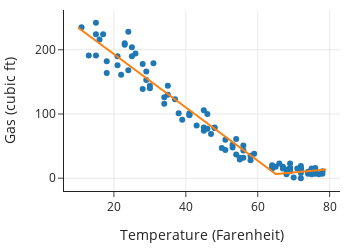

This figure's notebook cell:
### Code cell
fig = px.scatter(
    heat_df, x="temp", y="ccf",
    labels={"temp": "Temperature (Farenheit)", "ccf": "Gas (cubic ft)"},
    width=350, height=250
)

fig.add_trace(go.Scatter(x=Xs["temp"], y=y_hats))

fig.update_layout(showlegend=False)
fig.show()

### Figure 1 — Plotly figure (JSON) as saved in the notebook; plotly's stock layout.template omitted (floating-point values rounded to 4 significant figures)
{"data": [{"hovertemplate": "Temperature (Farenheit)=%{x}<br>Gas (cubic ft)=%{y}<extra></extra>", "legendgroup": "", "marker": {"color": "#1F77B4", "symbol": "circle"}, "mode": "markers", "name": "", "orientation": "v", "showlegend": false, "type": "scatter", "x": [29, 31, 15, 43, 23, 71, 67, 72, 15, 64, 58, 48, 35, 16, 25, 35, 53, 69, 75, 72, 67, 46, 29, 25, 34, 47, 69, 72, 76, 69, 51, 45, 21, 48, 23, 28, 70, 51, 64, 76, 54, 37, 11, 75, 24, 64, 26, 18, 72, 72, 45, 66, 17, 56, 54, 56, 74, 69, 78, 72, 56, 21, 41, 30, 22, 34, 53, 59, 74, 78, 77, 64, 41, 30, 50, 24, 13, 38, 46, 65, 74, 76, 75, 68, 58, 41, 18, 28, 15, 45, 75, 55, 68, 67, 76, 55, 39], "xaxis": "x", "y": [166, 179, 224, 82, 208, 15, 15, 8, 242, 18, 35, 78, 144, 216, 204, 130, 48, 16, 14, 15, 18, 100, 153, 190, 126, 69, 16, 15, 16, 23, 60, 106, 190, 79, 210, 178, 1, 44, 20, 7, 37, 123, 235, 15, 228, 17, 194, 164, 13, 0, 74, 23, 224, 43, 61, 51, 9, 11, 11, 19, 32, 176, 99, 144, 161, 116, 52, 38, 10, 7, 6, 15, 101, 140, 47, 168, 191, 101, 77, 18, 7, 9, 6, 13, 28, 98, 182, 139, 191, 79, 12, 29, 6, 16, 11, 32, 91], "yaxis": "y"}, {"type": "scatter", "x": [10, 11, 12, 13, 14, 15, 16, 17, 18, 19, 20, 21, 22, 23, 24, 25, 26, 27, 28, 29, 30, 31, 32, 33, 34, 35, 36, 37, 38, 39, 40, 41, 42, 43, 44, 45, 46, 47, 48, 49, 50, 51, 52, 53, 54, 55, 56, 57, 58, 59, 60, 61, 62, 63, 64, 65, 66, 67, 68, 69, 70, 71, 72, 73, 74, 75, 76, 77, 78, 79], "y": [234.7, 230.6, 226.4, 222.3, 218.1, 214.0, 209.8, 205.7, 201.5, 197.4, 193.2, 189.1, 184.9, 180.8, 176.6, 172.5, 168.3, 164.2, 160.0, 155.9, 151.7, 147.6, 143.4, 139.3, 135.1, 131.0, 126.8, 122.7, 118.5, 114.4, 110.2, 106.0, 101.9, 97.75, 93.59, 89.44, 85.29, 81.14, 76.99, 72.84, 68.68, 64.53, 60.38, 56.23, 52.08, 47.93, 43.77, 39.62, 35.47, 31.32, 27.17, 23.02, 18.86, 14.71, 10.56, 6.41, 6.91, 7.41, 7.91, 8.41, 8.91, 9.409, 9.909, 10.41, 10.91, 11.41, 11.91, 12.41, 12.91, 13.41]}], "layout": {"height": 250, "legend": {"tracegroupgap": 0}, "showlegend": false, "width": 350, "xaxis": {"anchor": "y", "domain": [0, 1], "title": {"text": "Temperature (Farenheit)"}}, "yaxis": {"anchor": "x", "domain": [0, 1], "title": {"text": "Gas (cubic ft)"}}}}
